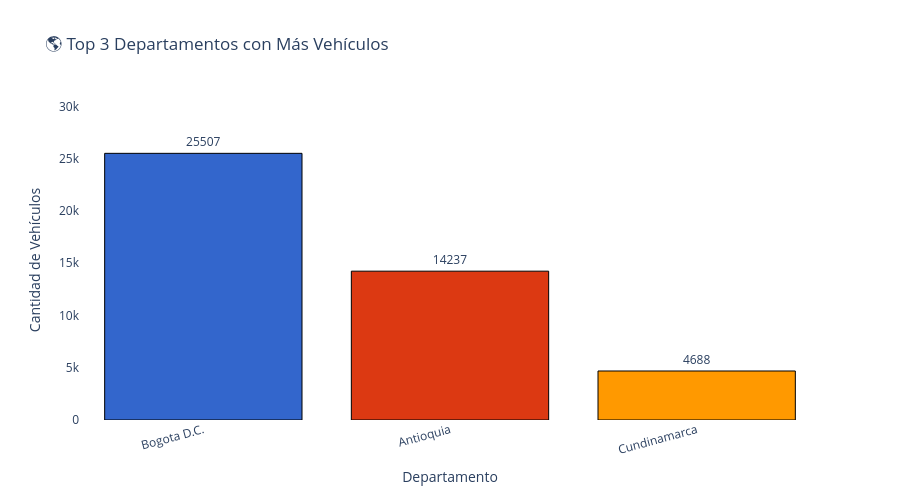

The code cell stored with this chart in its notebook:
### Code cell
# 🌎 Gráfica dinámica: Top 3 departamentos con más vehículos
import plotly.express as px

if df is not None and not df.empty and "DEPARTAMENTO" in df.columns:
    # ✅ Contar vehículos por departamento
    departamento_counts = df["DEPARTAMENTO"].value_counts().reset_index()
    departamento_counts.columns = ["Departamento", "Cantidad"]

    # ✅ Separar el Top 3
    top3 = departamento_counts.head(3)

    print("🌎 Creando gráfica del Top 3 departamentos con más vehículos...")

    # ✅ Crear gráfica de barras dinámica
    fig_top3 = px.bar(
        top3,
        x="Departamento",
        y="Cantidad",
        title="🌎 Top 3 Departamentos con Más Vehículos",
        labels={"Departamento": "Departamento", "Cantidad": "Cantidad de Vehículos"},
        text="Cantidad",
        color="Departamento",
        color_discrete_sequence=px.colors.qualitative.G10
    )

    # ✅ Personalización visual
    fig_top3.update_traces(
        texttemplate="%{text}",
        textposition="outside",
        marker=dict(line=dict(color="black", width=1))
    )

    fig_top3.update_layout(
        height=500,
        yaxis_range=[0, top3["Cantidad"].max() * 1.2],  # Espacio extra arriba
        xaxis_tickangle=-15,
        showlegend=False,
        plot_bgcolor="white"
    )

    fig_top3.show()

else:
    print("❌ No hay datos disponibles o falta la columna 'DEPARTAMENTO' para crear la gráfica.")

### Figure 1 — Plotly figure (JSON) as saved in the notebook; plotly's stock layout.template omitted (floating-point values rounded to 4 significant figures)
{"data": [{"hovertemplate": "Departamento=%{x}<br>Cantidad de Vehículos=%{text}<extra></extra>", "legendgroup": "Bogota D.C.", "marker": {"color": "#3366CC", "line": {"color": "black", "width": 1}, "pattern": {"shape": ""}}, "name": "Bogota D.C.", "orientation": "v", "showlegend": true, "text": [25510.0], "textposition": "outside", "texttemplate": "%{text}", "type": "bar", "x": ["Bogota D.C."], "xaxis": "x", "y": [25507], "yaxis": "y"}, {"hovertemplate": "Departamento=%{x}<br>Cantidad de Vehículos=%{text}<extra></extra>", "legendgroup": "Antioquia", "marker": {"color": "#DC3912", "line": {"color": "black", "width": 1}, "pattern": {"shape": ""}}, "name": "Antioquia", "orientation": "v", "showlegend": true, "text": [14240.0], "textposition": "outside", "texttemplate": "%{text}", "type": "bar", "x": ["Antioquia"], "xaxis": "x", "y": [14237], "yaxis": "y"}, {"hovertemplate": "Departamento=%{x}<br>Cantidad de Vehículos=%{text}<extra></extra>", "legendgroup": "Cundinamarca", "marker": {"color": "#FF9900", "line": {"color": "black", "width": 1}, "pattern": {"shape": ""}}, "name": "Cundinamarca", "orientation": "v", "showlegend": true, "text": [4688.0], "textposition": "outside", "texttemplate": "%{text}", "type": "bar", "x": ["Cundinamarca"], "xaxis": "x", "y": [4688], "yaxis": "y"}], "layout": {"barmode": "relative", "height": 500, "legend": {"title": {"text": "Departamento"}, "tracegroupgap": 0}, "plot_bgcolor": "white", "showlegend": false, "title": {"text": "🌎 Top 3 Departamentos con Más Vehículos"}, "xaxis": {"anchor": "y", "categoryarray": ["Bogota D.C.", "Antioquia", "Cundinamarca"], "categoryorder": "array", "domain": [0, 1], "tickangle": -15, "title": {"text": "Departamento"}}, "yaxis": {"anchor": "x", "domain": [0, 1], "range": [0, 30610.0], "title": {"text": "Cantidad de Vehículos"}}}}
